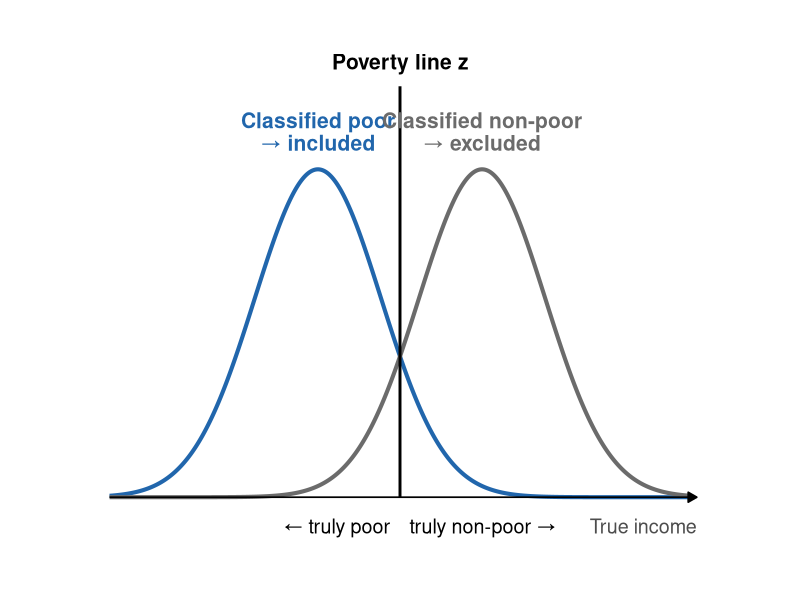
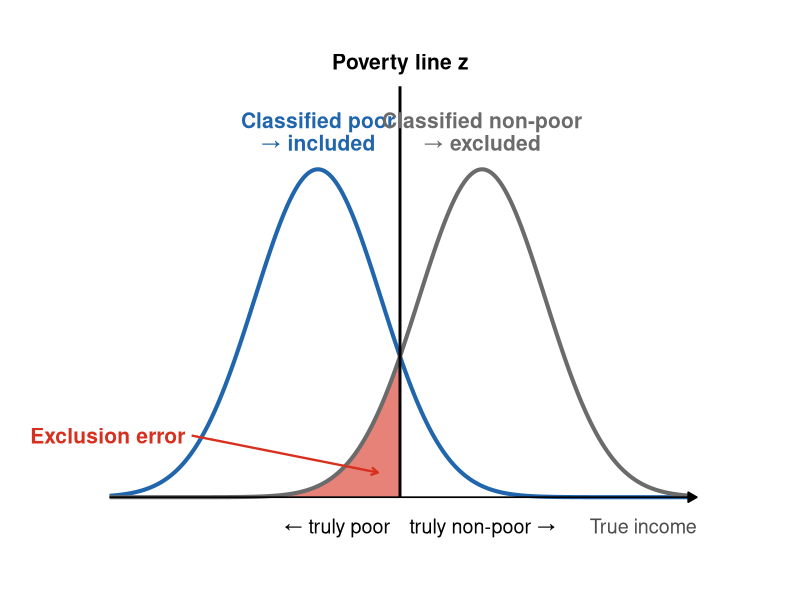
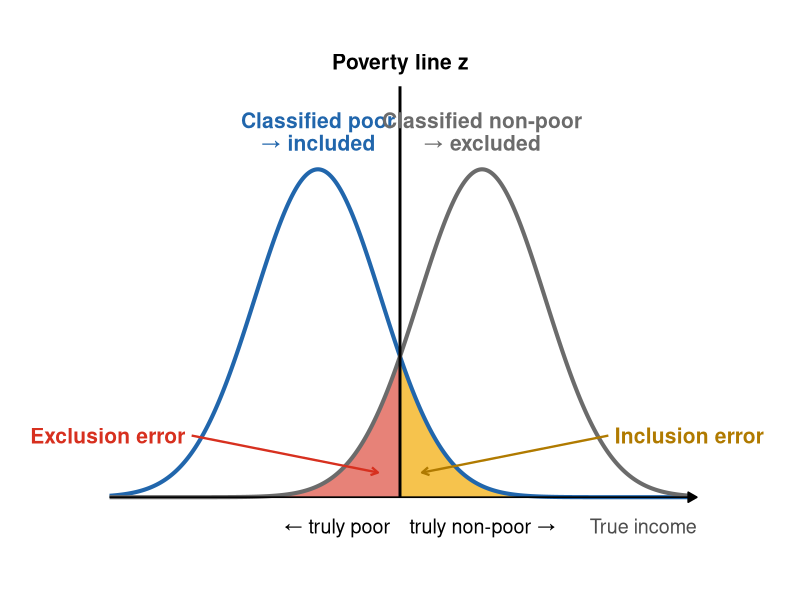
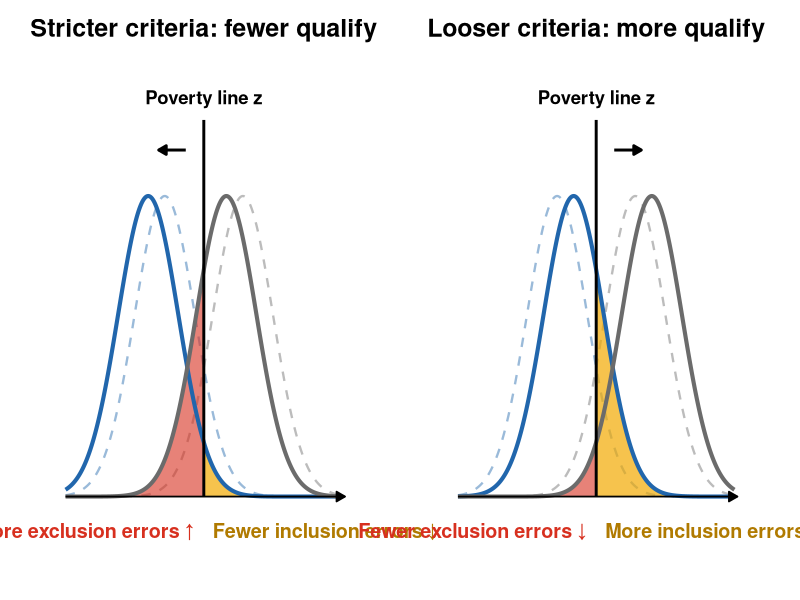

R code for these plots, in order:
library(ggplot2)
library(patchwork)

out <- "P:/KDIS/teaching/IDP/_materials/Fall 2026/_slides/figures"
z <- 0
col_inc <- "#2166ac"   # classified poor -> included
col_exc <- "#6b6b6b"   # classified non-poor -> excluded
red     <- "#d7301f"   # exclusion error
amber   <- "#f2a900"   # inclusion error

curves <- function(shift = 0) {
  x <- seq(-4.6, 4.6, length.out = 1000)
  data.frame(x = x, inc = dnorm(x, -1.3 + shift), exc = dnorm(x, 1.3 + shift))
}

panel <- function(shift = 0, excl = FALSE, incl = FALSE, ghost = FALSE,
                  curve_labels = TRUE, err_labels = c("Exclusion error", "Inclusion error"),
                  title = NULL, base = 17, axis_labels = TRUE, bottom_err = NULL) {
  d <- curves(shift)
  p <- ggplot(d, aes(x))
  if (ghost) {
    g <- curves(0)
    p <- p +
      geom_line(data = g, aes(y = inc), colour = col_inc, linetype = "dashed", alpha = .45, linewidth = .8) +
      geom_line(data = g, aes(y = exc), colour = col_exc, linetype = "dashed", alpha = .45, linewidth = .8)
  }
  if (excl) p <- p + geom_area(data = subset(d, x <= z), aes(y = exc), fill = red, alpha = .6)
  if (incl) p <- p + geom_area(data = subset(d, x >= z), aes(y = inc), fill = amber, alpha = .7)
  p <- p +
    geom_line(aes(y = inc), colour = col_inc, linewidth = 1.4) +
    geom_line(aes(y = exc), colour = col_exc, linewidth = 1.4) +
    annotate("segment", x = -4.6, xend = 4.7, y = 0, yend = 0, linewidth = .6,
             arrow = arrow(length = unit(.25, "cm"), type = "closed")) +
    annotate("segment", x = z, xend = z, y = 0, yend = .5, linewidth = 1) +
    annotate("text", x = z, y = .53, label = "Poverty line z", size = base / 3.2, fontface = "bold")
  if (axis_labels) p <- p +
    annotate("text", x = z - .15, y = -.035, label = "\u2190 truly poor", hjust = 1, size = base / 3.4) +
    annotate("text", x = z + .15, y = -.035, label = "truly non-poor \u2192", hjust = 0, size = base / 3.4) +
    annotate("text", x = 4.7, y = -.035, label = "True income", hjust = 1, size = base / 3.4, colour = "grey30")
  if (!is.null(bottom_err)) p <- p +
    annotate("text", x = -.3, y = -.045, label = bottom_err[1], hjust = 1, colour = red,
             fontface = "bold", size = base / 3) +
    annotate("text", x = .3, y = -.045, label = bottom_err[2], hjust = 0, colour = "#b07a00",
             fontface = "bold", size = base / 3)
  if (curve_labels) {
    p <- p +
      annotate("text", x = -1.3 + shift, y = .445, label = "Classified poor\n\u2192 included",
               colour = col_inc, fontface = "bold", size = base / 3.2, lineheight = .9) +
      annotate("text", x = 1.3 + shift, y = .445, label = "Classified non-poor\n\u2192 excluded",
               colour = col_exc, fontface = "bold", size = base / 3.2, lineheight = .9)
  }
  if (excl && !is.na(err_labels[1])) {
    p <- p +
      annotate("segment", x = -3.3, xend = -.35, y = .075, yend = .03, colour = red, linewidth = .8,
               arrow = arrow(length = unit(.2, "cm"))) +
      annotate("text", x = -3.4, y = .075, label = err_labels[1], hjust = 1, colour = red,
               fontface = "bold", size = base / 3.2)
  }
  if (incl && !is.na(err_labels[2])) {
    p <- p +
      annotate("segment", x = 3.3, xend = .35, y = .075, yend = .03, colour = "#b07a00", linewidth = .8,
               arrow = arrow(length = unit(.2, "cm"))) +
      annotate("text", x = 3.4, y = .075, label = err_labels[2], hjust = 0, colour = "#b07a00",
               fontface = "bold", size = base / 3.2)
  }
  p +
    coord_cartesian(xlim = c(-5.6, 5.6), ylim = c(-.07, .56), clip = "off") +
    labs(title = title) +
    theme_void(base_size = base) +
    theme(plot.title = element_text(hjust = .5, face = "bold", margin = margin(b = 6)),
          plot.margin = margin(8, 8, 14, 8),
          plot.background = element_rect(fill = "white", colour = NA))
}

save <- function(p, f, w = 10, h = 5.4) ggsave(file.path(out, f), p, width = w, height = h, dpi = 150)

save(panel(),                          "targeting_step1.png")
save(panel(excl = TRUE),               "targeting_step2.png")
save(panel(excl = TRUE, incl = TRUE),  "targeting_step3.png")

strict <- panel(-0.55, TRUE, TRUE, ghost = TRUE, curve_labels = FALSE,
                err_labels = c(NA, NA), axis_labels = FALSE,
                bottom_err = c("More exclusion errors \u2191", "Fewer inclusion errors \u2193"),
                title = "Stricter criteria: fewer qualify", base = 15) +
  annotate("segment", x = -.6, xend = -1.5, y = .46, yend = .46, linewidth = 1,
           arrow = arrow(length = unit(.22, "cm"), type = "closed"))
loose  <- panel(+0.55, TRUE, TRUE, ghost = TRUE, curve_labels = FALSE,
                err_labels = c(NA, NA), axis_labels = FALSE,
                bottom_err = c("Fewer exclusion errors \u2193", "More inclusion errors \u2191"),
                title = "Looser criteria: more qualify", base = 15) +
  annotate("segment", x = .6, xend = 1.5, y = .46, yend = .46, linewidth = 1,
           arrow = arrow(length = unit(.22, "cm"), type = "closed"))
save(strict + loose, "targeting_step4.png", w = 14, h = 5.4)
